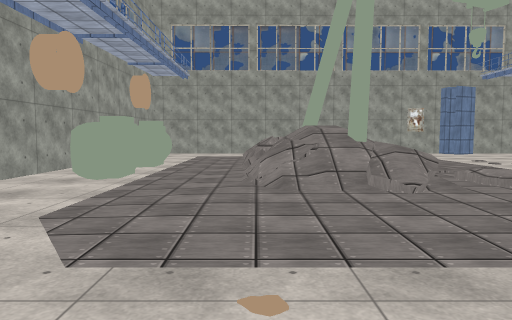
View 1 (above)

16 first-person views from a walk through a 3-D level made in the Unity game engine. The camera is 1.4 m above the floor, tilts 4° down and sees 70° across. Doors are open. The floor is counted in squares, 2 m on a side. Each view is taken from the middle of a square. On the plan, view 1 faces up. The plan holds only what a view shows up to about 11 squares ahead; the rest is blank. The player character is not drawn. Some surface patterns are stand-ins.

View 2
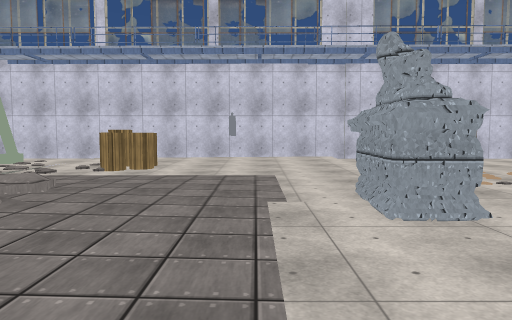

View 3
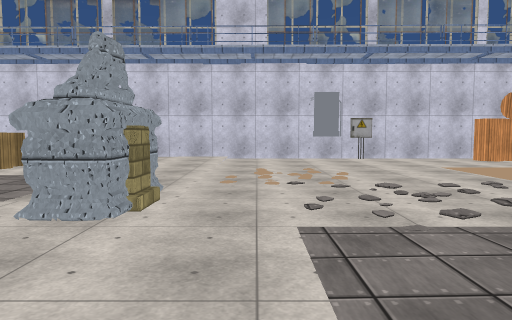

View 4
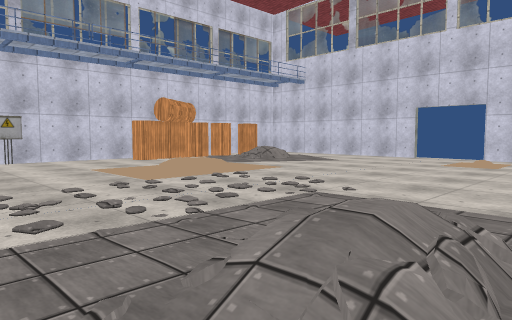

View 5
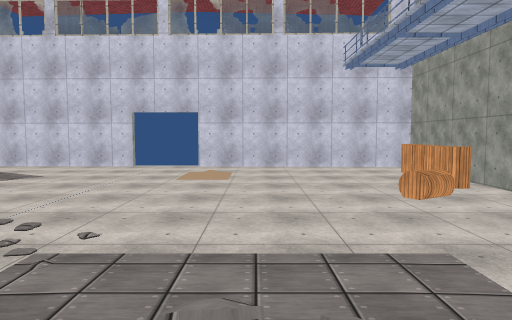

View 6
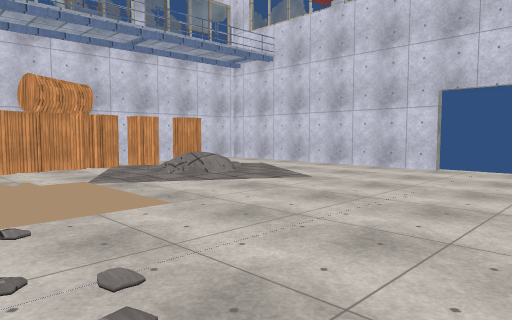

View 7
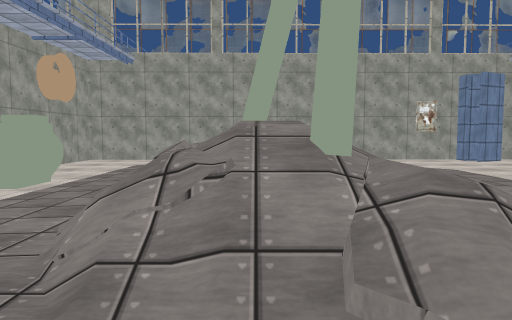

View 8
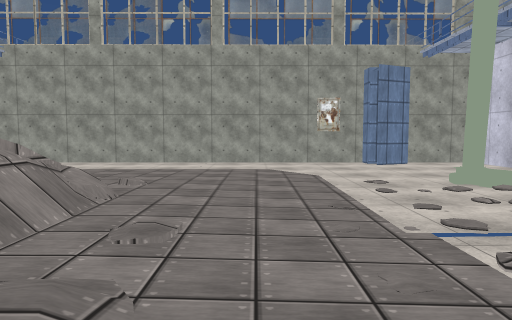

View 9
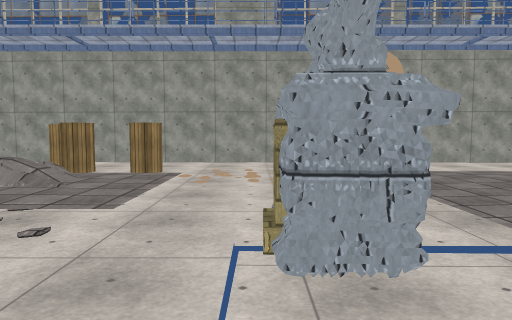

View 10
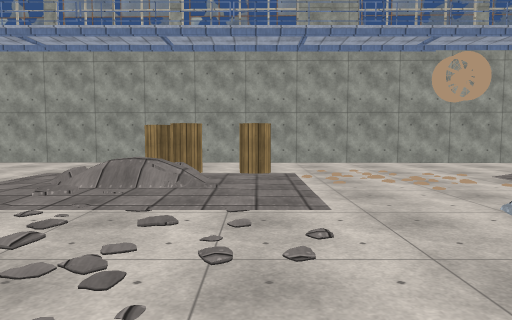

View 11
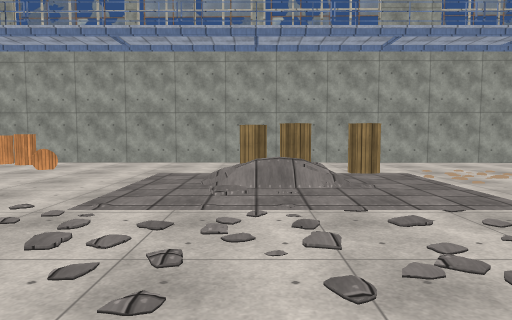

View 12
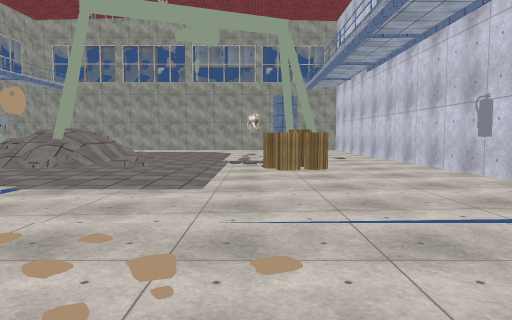

View 13
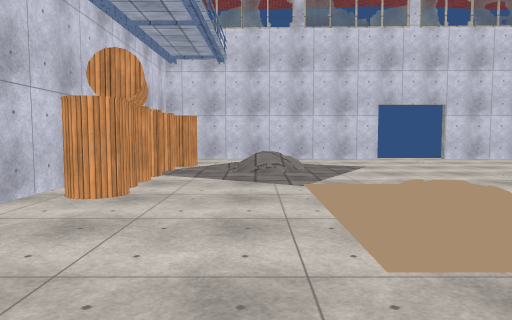

View 14
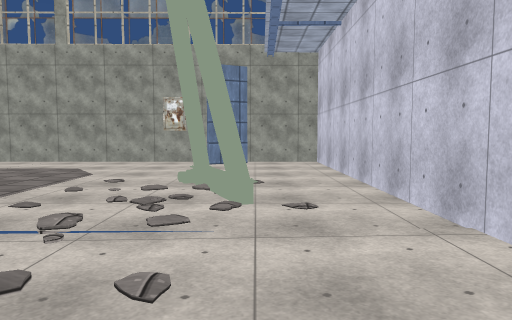

View 15
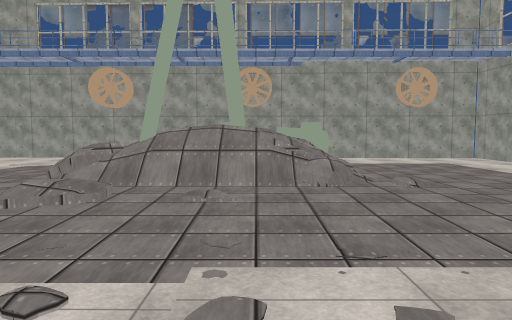

View 16
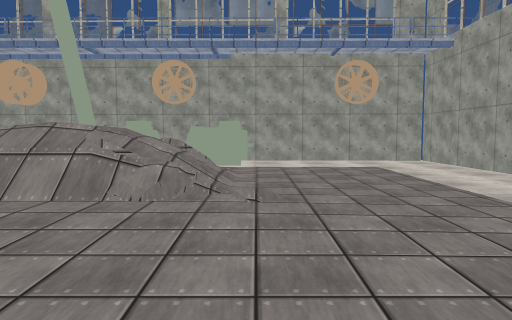

### Floor plan
Key: @ floor where view 1 was taken; # wall or solid block; . floor; / step, stairs or slope; D open door; = window, fence, low wall or low ledge; O other object.
Columns run from 5 left of view 1 to 10 right of it. Each row starts with its distance up from view 1.
 14  ###############
 13  #..........OO.#
 12  #.............#
 11  #.............#
 10  #.............#
  9  #.O.../....O..#
  8  #.O.=//.....O.#
  7  #...=O/.......#
  6  #.O.///...//..#
  5  #...////../O..#
  4  #...../.......#
  3  #.............#
  2  #.............#
  1  #.....OO......#
  0  #...@..O......#
 -1  #.............#
 -2  #.O...........#
 -3  #.O./.........#
 -4 ##O..//........#
 -5 #..............#
 -6 #......... ....#
 -7 #......... /..O#
 -8 #.OO..........O#
 -9 #.O...........O#
-10  O..../....//.O#
-11  O........../.O#
-12  O.............#
-13 #......DD......#
-14 #######DD#######

Positions as (right, up) in squares from view 1, and headings:
1: (0, 0), facing up
2: (-1, 2), facing right
3: (-1, -1), facing right
4: (-1, -2), facing down-right
5: (0, -3), facing down
6: (1, -6), facing down-right
7: (1, 3), facing up
8: (4, 4), facing up
9: (5, 0), facing left
10: (5, -2), facing left
11: (5, -4), facing left
12: (6, -3), facing up
13: (7, -3), facing down
14: (8, 4), facing up
15: (7, 7), facing left
16: (6, 9), facing left
